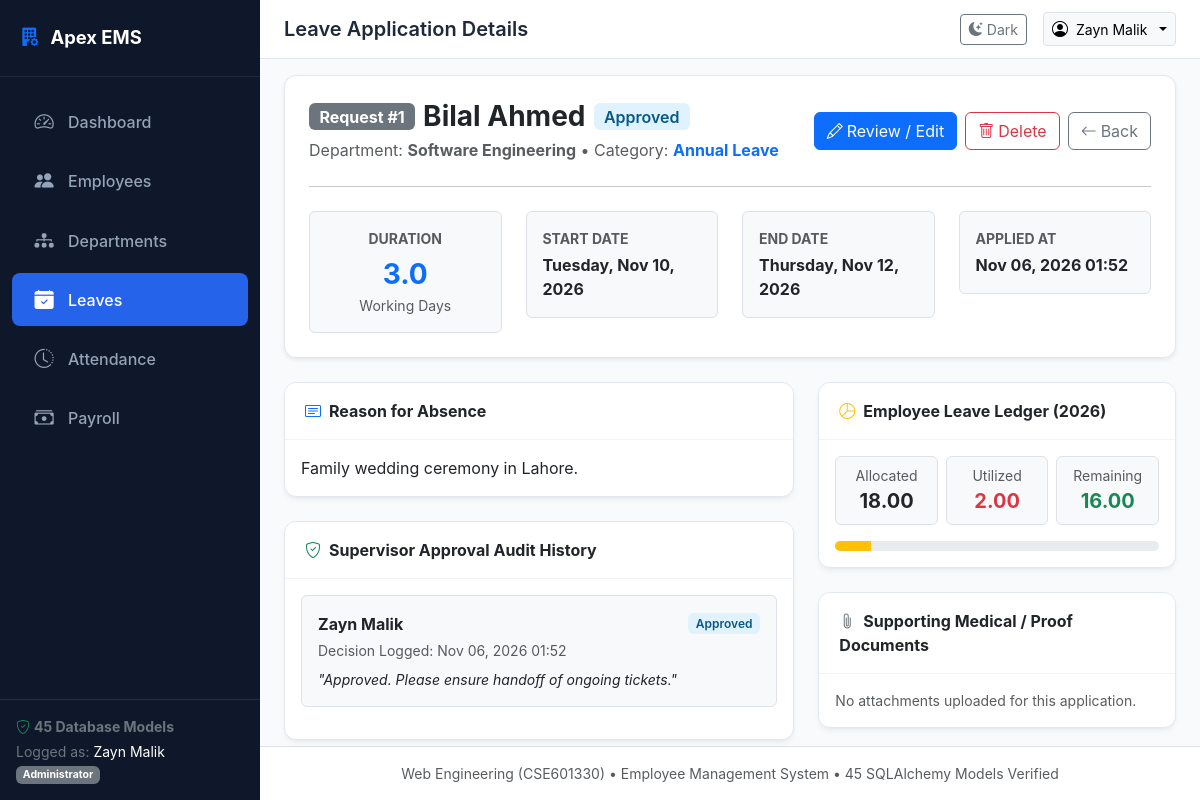
Screenshot of /leaves/1 (signed in) with the database file from the repository.
### models/leave.py (models this page shows, shortened)
class LeaveRequest(db.Model):
    __tablename__ = 'leave_requests'
    id = db.Column(db.Integer, primary_key=True)
    employee_id = db.Column(db.Integer, db.ForeignKey('employees.id'), nullable=False)
    leave_type_id = db.Column(db.Integer, db.ForeignKey('leave_types.id'), nullable=False)
    start_date = db.Column(db.Date, nullable=False)
    end_date = db.Column(db.Date, nullable=False)
    total_days = db.Column(db.Numeric(4, 1), nullable=False)
    reason = db.Column(db.Text, nullable=False)
    status = db.Column(db.String(30), default='Pending')  # Pending, Approved, Rejected, Cancelled
    applied_at = db.Column(db.DateTime, default=datetime.utcnow)
    employee = db.relationship('Employee', back_populates='leave_requests')
    leave_type = db.relationship('LeaveType', back_populates='requests')
    approvals = db.relationship('LeaveApproval', back_populates='leave_request', cascade='all, delete-orphan', lazy=True)
    attachments = db.relationship('LeaveAttachment', back_populates='leave_request', cascade='all, delete-orphan', lazy=True)

class LeaveType(db.Model):
    __tablename__ = 'leave_types'
    id = db.Column(db.Integer, primary_key=True)
    name = db.Column(db.String(60), unique=True, nullable=False)
    code = db.Column(db.String(20), unique=True, nullable=False)
    default_days_per_year = db.Column(db.Integer, nullable=False, default=14)
    is_paid = db.Column(db.Boolean, default=True)
    requires_approval = db.Column(db.Boolean, default=True)
    description = db.Column(db.Text, nullable=True)
    policies = db.relationship('LeavePolicy', back_populates='leave_type', cascade='all, delete-orphan', lazy=True)
    balances = db.relationship('LeaveBalance', back_populates='leave_type', cascade='all, delete-orphan', lazy=True)
    requests = db.relationship('LeaveRequest', back_populates='leave_type', cascade='all, delete-orphan', lazy=True)
    encashments = db.relationship('LeaveEncashment', back_populates='leave_type', cascade='all, delete-orphan', lazy=True)

class LeaveApproval(db.Model):
    __tablename__ = 'leave_approvals'
    id = db.Column(db.Integer, primary_key=True)
    leave_request_id = db.Column(db.Integer, db.ForeignKey('leave_requests.id'), nullable=False)
    approver_id = db.Column(db.Integer, db.ForeignKey('employees.id'), nullable=True)
    approval_level = db.Column(db.Integer, default=1)
    action = db.Column(db.String(30), nullable=False)  # Approved, Rejected, Recommended
    remarks = db.Column(db.Text, nullable=True)
    action_date = db.Column(db.DateTime, default=datetime.utcnow)
    leave_request = db.relationship('LeaveRequest', back_populates='approvals')
    approver = db.relationship('Employee')

class LeaveBalance(db.Model):
    __tablename__ = 'leave_balances'
    id = db.Column(db.Integer, primary_key=True)
    employee_id = db.Column(db.Integer, db.ForeignKey('employees.id'), nullable=False)
    leave_type_id = db.Column(db.Integer, db.ForeignKey('leave_types.id'), nullable=False)
    year = db.Column(db.Integer, nullable=False)
    total_allocated = db.Column(db.Numeric(5, 2), default=14.0)
    used_days = db.Column(db.Numeric(5, 2), default=0.0)
    pending_days = db.Column(db.Numeric(5, 2), default=0.0)
    remaining_days = db.Column(db.Numeric(5, 2), default=14.0)
    employee = db.relationship('Employee', back_populates='leave_balances')
    leave_type = db.relationship('LeaveType', back_populates='balances')

### models/employee.py (models this page shows, shortened)
class Employee(db.Model):
    __tablename__ = 'employees'
    id = db.Column(db.Integer, primary_key=True)
    employee_code = db.Column(db.String(20), unique=True, nullable=False)
    first_name = db.Column(db.String(60), nullable=False)
    last_name = db.Column(db.String(60), nullable=False)
    email = db.Column(db.String(120), unique=True, nullable=False)
    phone = db.Column(db.String(30), nullable=False)
    date_of_birth = db.Column(db.Date, nullable=False)
    gender = db.Column(db.String(20), nullable=False)  # Male, Female, Other
    hire_date = db.Column(db.Date, nullable=False, default=date.today)
    department_id = db.Column(db.Integer, db.ForeignKey('departments.id'), nullable=True)
    designation_id = db.Column(db.Integer, db.ForeignKey('designations.id'), nullable=True)
    employment_type = db.Column(db.String(30), default='Full-Time')  # Full-Time, Part-Time, Contract, Intern
    status = db.Column(db.String(30), default='Active')  # Active, On Leave, Terminated, Resigned
    created_at = db.Column(db.DateTime, default=datetime.utcnow)
    department = db.relationship('Department', foreign_keys=[department_id], back_populates='employees')
    designation = db.relationship('Designation', back_populates='employees')
    profile = db.relationship('EmployeeProfile', uselist=False, back_populates='employee', cascade='all, delete-orphan')
    emergency_contacts = db.relationship('EmployeeEmergencyContact', back_populates='employee', cascade='all, delete-orphan', lazy=True)
    education = db.relationship('EmployeeEducation', back_populates='employee', cascade='all, delete-orphan', lazy=True)
    experience = db.relationship('EmployeeExperience', back_populates='employee', cascade='all, delete-orphan', lazy=True)
    documents = db.relationship('EmployeeDocument', back_populates='employee', cascade='all, delete-orphan', lazy=True)
    bank_details = db.relationship('EmployeeBankDetail', back_populates='employee', cascade='all, delete-orphan', lazy=True)
    skills = db.relationship('EmployeeSkill', back_populates='employee', cascade='all, delete-orphan', lazy=True)
    notes = db.relationship('EmployeeNote', back_populates='employee', cascade='all, delete-orphan', lazy=True)
    assets = db.relationship('EmployeeAssetAssignment', back_populates='employee', cascade='all, delete-orphan', lazy=True)
    leave_requests = db.relationship('LeaveRequest', back_populates='employee', cascade='all, delete-orphan', lazy=True)
    leave_balances = db.relationship('LeaveBalance', back_populates='employee', cascade='all, delete-orphan', lazy=True)
    attendance_records = db.relationship('AttendanceRecord', back_populates='employee', cascade='all, delete-orphan', lazy=True)
    payroll_records = db.relationship('PayrollRecord', back_populates='employee', cascade='all, delete-orphan', lazy=True)
    salary_assignment = db.relationship('EmployeeSalaryAssignment', uselist=False, back_populates='employee', cascade='all, delete-orphan')
    user = db.relationship('User', uselist=False, back_populates='employee')
    @property
    def full_name(self):
        return f"{self.first_name} {self.last_name}"

### models/department.py (models this page shows, shortened)
class Department(db.Model):
    __tablename__ = 'departments'
    id = db.Column(db.Integer, primary_key=True)
    code = db.Column(db.String(20), unique=True, nullable=False)
    name = db.Column(db.String(100), nullable=False)
    description = db.Column(db.Text, nullable=True)
    manager_id = db.Column(db.Integer, db.ForeignKey('employees.id', use_alter=True, name='fk_department_manager'), nullable=True)
    location_id = db.Column(db.Integer, db.ForeignKey('department_locations.id'), nullable=True)
    budget = db.Column(db.Numeric(12, 2), default=0.00)
    is_active = db.Column(db.Boolean, default=True)
    created_at = db.Column(db.DateTime, default=datetime.utcnow)
    location = db.relationship('DepartmentLocation', back_populates='departments')
    employees = db.relationship('Employee', foreign_keys='Employee.department_id', back_populates='department', lazy=True)
    manager = db.relationship('Employee', foreign_keys=[manager_id], post_update=True)
    budgets = db.relationship('DepartmentBudget', back_populates='department', cascade='all, delete-orphan', lazy=True)
    policies = db.relationship('DepartmentPolicy', back_populates='department', cascade='all, delete-orphan', lazy=True)
    projects = db.relationship('DepartmentProject', back_populates='department', cascade='all, delete-orphan', lazy=True)
    designations = db.relationship('Designation', back_populates='department', cascade='all, delete-orphan', lazy=True)

### routes/leave_routes.py (the view)
@leave_bp.route('/<int:id>', methods=['GET'])
@login_required
def detail(id):
    leave_req = LeaveRequest.query.get_or_404(id)
    current_balance = LeaveBalance.query.filter_by(
        employee_id=leave_req.employee_id,
        leave_type_id=leave_req.leave_type_id,
        year=leave_req.start_date.year
    ).first()
    return render_template('leaves/detail.html', leave=leave_req, balance=current_balance)

### templates/leaves/detail.html (shortened to what this page needs)
{% extends "base.html" %}
{% block page_title %}Leave Application Details{% endblock %}
{% block content %}
<div class="card mb-4 shadow-sm">
    <div class="card-body p-4">
        <div class="d-flex flex-wrap align-items-center justify-content-between gap-3">
            <div>
                <div class="d-flex align-items-center gap-2">
                    <span class="badge bg-secondary fs-6">Request #{{ leave.id }}</span>
                    <h3 class="fw-bold mb-0">{{ leave.employee.full_name if leave.employee else 'Unknown' }}</h3>
                    <span class="badge {% if leave.status == 'Approved' %}badge-approved{% elif leave.status == 'Pending' %}badge-pending{% else %}badge-rejected{% endif %} fs-6">
                        {{ leave.status }}
                    </span>
                </div>
                <div class="text-muted mt-1">
                    <span>Department: <strong>{{ leave.employee.department.name if leave.employee and leave.employee.department else 'Unassigned' }}</strong></span>
                    &bull;
                    <span>Category: <strong class="text-primary">{{ leave.leave_type.name if leave.leave_type else 'Leave' }}</strong></span>
                </div>
            </div>
            <div class="d-flex gap-2">
                <a href="{{ url_for('leaves.edit', id=leave.id) }}" class="btn btn-primary">
                    <i class="bi bi-pencil me-1"></i>Review / Edit
                </a>
                <form method="POST" action="{{ url_for('leaves.delete', id=leave.id) }}" style="display:inline;">
                    <button type="submit" class="btn btn-outline-danger" data-confirm-delete data-item-name="Leave Request #{{ leave.id }}">
                        <i class="bi bi-trash me-1"></i>Delete
                    </button>
                </form>
                <a href="{{ url_for('leaves.list_leaves') }}" class="btn btn-outline-secondary">
                    <i class="bi bi-arrow-left me-1"></i>Back
                </a>
            </div>
        </div>
        <hr class="my-4">
        <div class="row g-4">
            <div class="col-md-3">
                <div class="p-3 bg-light rounded border text-center">
                    <div class="text-muted small text-uppercase fw-bold">Duration</div>
                    <div class="fw-bold fs-3 text-primary mt-1">{{ leave.total_days }}</div>
                    <div class="small text-muted">Working Days</div>
                </div>
            </div>
            <div class="col-md-3">
                <div class="p-3 bg-light rounded border">
                    <div class="text-muted small text-uppercase fw-bold">Start Date</div>
                    <div class="fw-bold fs-6 mt-1">{{ leave.start_date.strftime('%A, %b %d, %Y') }}</div>
                </div>
            </div>
            <div class="col-md-3">
                <div class="p-3 bg-light rounded border">
                    <div class="text-muted small text-uppercase fw-bold">End Date</div>
                    <div class="fw-bold fs-6 mt-1">{{ leave.end_date.strftime('%A, %b %d, %Y') }}</div>
                </div>
            </div>
            <div class="col-md-3">
                <div class="p-3 bg-light rounded border">
                    <div class="text-muted small text-uppercase fw-bold">Applied At</div>
                    <div class="fw-bold fs-6 mt-1">{{ leave.applied_at.strftime('%b %d, %Y %H:%M') if leave.applied_at else 'N/A' }}</div>
                </div>
            </div>
        </div>
    </div>
</div>
<div class="row g-4">
    <div class="col-lg-7">
        <div class="card mb-4">
            <div class="card-header fw-bold"><i class="bi bi-card-text me-2 text-primary"></i>Reason for Absence</div>
            <div class="card-body">
                <p class="fs-6 mb-0">{{ leave.reason }}</p>
            </div>
        </div>
        <div class="card">
            <div class="card-header fw-bold"><i class="bi bi-shield-check me-2 text-success"></i>Supervisor Approval Audit History</div>
            <div class="card-body">
                {% for apprv in leave.approvals %}
                    <div class="p-3 border rounded mb-3 bg-light">
                        <div class="d-flex justify-content-between align-items-center mb-1">
                            <span class="fw-bold">{{ apprv.approver.full_name if apprv.approver else 'System Admin' }}</span>
                            <span class="badge {% if apprv.action == 'Approved' %}badge-approved{% else %}badge-rejected{% endif %}">{{ apprv.action }}</span>
                        </div>
                        <div class="small text-muted mb-2">Decision Logged: {{ apprv.action_date.strftime('%b %d, %Y %H:%M') }}</div>
                        <div class="small fst-italic">"{{ apprv.remarks or 'No remarks provided.' }}"</div>
                    </div>
                {% else %}
                    <div class="text-muted small">No approval or rejection events recorded yet. Currently awaiting supervisor action.</div>
                {% endfor %}
            </div>
        </div>
    </div>
    <div class="col-lg-5">
        <div class="card mb-4">
            <div class="card-header fw-bold"><i class="bi bi-pie-chart me-2 text-warning"></i>Employee Leave Ledger ({{ leave.start_date.year }})</div>
            <div class="card-body">
                {% if balance %}
                    <div class="row text-center g-2 mb-3">
                        <div class="col-4">
                            <div class="p-2 border rounded bg-light">
                                <div class="small text-muted">Allocated</div>
                                <div class="fw-bold fs-5">{{ balance.total_allocated }}</div>
                            </div>
                        </div>
                        <div class="col-4">
                            <div class="p-2 border rounded bg-light">
                                <div class="small text-muted">Utilized</div>
                                <div class="fw-bold fs-5 text-danger">{{ balance.used_days }}</div>
                            </div>
                        </div>
                        <div class="col-4">
                            <div class="p-2 border rounded bg-light">
                                <div class="small text-muted">Remaining</div>
                                <div class="fw-bold fs-5 text-success">{{ balance.remaining_days }}</div>
                            </div>
                        </div>
                    </div>
                    <div class="progress" style="height: 10px;">
                        {% set used_pct = ((balance.used_days / balance.total_allocated) * 100) if balance.total_allocated > 0 else 0 %}
                        <div class="progress-bar bg-warning" role="progressbar" style="width: {{ used_pct }}%"></div>
                    </div>
                {% else %}
                    <div class="text-muted small">No annual balance ledger initialized for this employee and category.</div>
                {% endif %}
            </div>
        </div>
        <div class="card">
            <div class="card-header fw-bold"><i class="bi bi-paperclip me-2 text-secondary"></i>Supporting Medical / Proof Documents</div>
            <div class="card-body">
                {% for att in leave.attachments %}
                    <div class="d-flex align-items-center justify-content-between p-2 border rounded mb-2">
                        <div>
                            <i class="bi bi-file-earmark-pdf text-danger me-2 fs-5"></i>
                            <span class="fw-semibold">{{ att.file_name }}</span>
                            <span class="text-muted small">({{ att.file_size_kb }} KB)</span>
                        </div>
                    </div>
                {% else %}
                    <div class="text-muted small">No attachments uploaded for this application.</div>
                {% endfor %}
            </div>
        </div>
    </div>
</div>
{% endblock %}

### rows the page displays
LeaveRequest: id "1", status "Approved", total_days "3.0", start_date "Tuesday, Nov 10, 2026", end_date "Thursday, Nov 12, 2026", applied_at "Nov 06, 2026 01:52", reason "Family wedding ceremony in Lahore.", start_date.year "2026"
Employee: employee "Bilal Ahmed"
Department: employee.department "Software Engineering"
LeaveType: leave_type "Annual Leave"
LeaveApproval: approver "Zayn Malik", action "Approved", action_date "Nov 06, 2026 01:52", remarks "Approved. Please ensure handoff of ongoing tickets."
LeaveBalance: total_allocated "18.00", used_days "2.00", remaining_days "16.00"

### other values shown
{{ current_user_name }} "Zayn Malik"
{{ current_role }} "Administrator"
